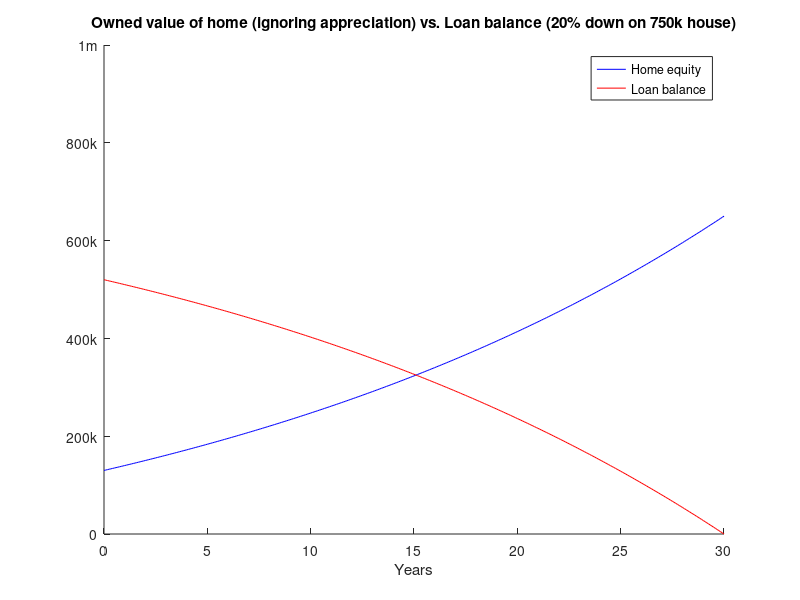

Recreate this plot in MATLAB. (Note: this script raises an error after producing the figure.)
%% Down payment analyzer
clc; clear; close all;

% This script determines how much value there is in putting a down payment
% on a home. Factors to consider include the home price, the down payment
% percentage, and how much value that down payment would accrue if instead
% we were to rent and let the down payment sit in the trust. For this
% analysis, I am using market values for interest rates (3.5APR), property 
% taxes in Nashville, average homeowners insurance, assumed 4% annual 
% housing market appreciation, and 7% annual trust appreciation. I am
% assuming that the trust appreciation accounts for investment taxes and
% financial managment fees. 

% Furthermore, I am assuming that the difference between monthly costs for
% owning (total mortgage payment, HO insurance, property taxes, etc.) and
% the monthly cost for renting (rent) is reinvested into the market
% (trust). I am also assuming that there is a 6% realtor fee that we pay
% up-front. From this analysis, it appears that renting is actually most
% cost-effective in the short-term (planning to sell within 10y). If
% buying, it is most cost effective to put as little down as possible. 
% For any down payment value, home ownership is cost effective over the 
% renting/investing strategy in the long term.

% This analysis is done for a house price of 750k, but the same takeaways
% hold for other house prices.


%% Script options

plot_mortgage = true;
plot_ownership_value = true;
plot_renting_value = true;
plot_difference = true;



%% Define variables

dps = [0.05, .1, .15, .2, .25];  % down payment percentages to consider
iter = 1;
for dp = dps
    a = 1.07;   % annual housing appreciation (to be compounded monthly)
    p = 650000; % house price
    d = p*dp;   % down payment amount
    f = 1.035;  % annual mortgage interest
    b = 1.08;   % annual trust appreciation
    r = 2300;   % monthly rent
    h = 0.03155 / 4;   % annual property taxes (3.155% on 25% of appraisal)
    N = 360;    % months in mortgage schedule
    z = 1200;    % misc monthly fees (homeowners insurance, lending fees, etc)
    

    %% Compute monthly mortgage payment

    m = p - d; % principle mortgage loan
    f_m = (f-1)/12; % monthly mortgage rate
    g = m * f_m*(1+f_m)^N / ((1+f_m)^N - 1); % monthly payment
    monthly_payment = g + h/12*p + z;
    str = ['Monthly payment when down payment is ' num2str(dp) ' is: ' num2str(monthly_payment)];
    disp(str);

    %% Compute mortgage ammortization schedule, equity, and loan balance

    loan_balance(1) = m;
    equity(1) = d;
    interest(1) = 0;

    for n = 1:N
        interest(n+1) = loan_balance(n)*(f_m);
        principle = g - interest(n+1);
        equity(n+1) = equity(n) + principle;
        loan_balance(n+1) = loan_balance(n) - principle;
    end

    if plot_mortgage && dp == 0.2
        figure;
        title('Owned value of home (ignoring appreciation) vs. Loan balance (20% down on 750k house)');
        hold on;
        plot((0:N)/12,equity,'-b');
        plot((0:N)/12,loan_balance,'-r');
        legend('Home equity', 'Loan balance');
        xlabel('Years');
        axis([0,30,0,1000000]);
        yticks([0,200000,400000,600000,800000,1000000]);
        yticklabels({'0','200k','400k','600k','800k','1m'});
        snapnow;
    end

    %% Compute value of ownership

    home_value(1) = p;
    owned_value(1) = d;
    fees(1) = 0;
    total_value(1) = d;
    for n = 1:N
        home_value(n+1) = home_value(n) * (1+(a-1)/12);
        owned_value(n+1) = (equity(n+1)/p) * home_value(n+1); % home value x amount owned
        fees(n+1) = fees(n) + z + interest(n+1);
        if mod(n,12) == 0
            fees(n+1) = fees(n+1) + h*home_value(n+1);
        end
        total_value(n+1) = owned_value(n+1) - fees(n+1);
    end

    if plot_ownership_value && dp == 0.2
        figure;
        title('Value analysis of owning a home (20% down on 750k house)');
        hold on;
        plot((0:N)/12,total_value,'-b');
        plot((0:N)/12,owned_value,'-g');
        plot((0:N)/12,fees,'-r');
        legend('Net value (Ownership)','Owned Home value', 'Taxes, fees and interest paid ');
        xlabel('Years');
        axis([0,30,0,3000000]);
        snapnow;
%         yticks([0,200000,400000,600000,800000,1000000]);
%         yticklabels({'0','200k','400k','600k','800k','1m'});
    end

    %% Compute value of renting / investing down payment

    trust_value(1) = d;
    rent(1) = r;
    rent_value(1) = d-r;

    for n = 1:N
        trust_value(n+1) = trust_value(n) * (1 + (b-1)/12) + (g+z+h/12*home_value(n+1)-r);
        rent(n+1) = rent(n) + r;
        rent_value(n+1) = trust_value(n+1)-rent(n+1);
    end

    if plot_renting_value && dp == 0.2
        figure;
        title('Value analysis of renting and keeping down payment in trust (20% down on 750k house)');
        hold on;
        plot((0:N)/12,rent_value,'-b');
        plot((0:N)/12,trust_value,'-g');
        plot((0:N)/12,rent,'-r');
        legend('Net value (Renting)','Trust value', 'Rent paid');
        xlabel('Years');
        axis([0,30,0,3000000]);
        snapnow;
%         yticks([0,200000,400000,600000,800000,1000000]);
%         yticklabels({'0','200k','400k','600k','800k','1m'});
    end
    %% Compare Owning vs. Renting/Investing
    value_diff{iter} = total_value-rent_value;
    iter = iter+1;
    
end

if plot_difference
    figure;
    title('Net Earnings When Owning Instead of Renting for different down payment percentages');
    xlabel('Years');
    hold on;
    for i = 1:numel(dps)
        values{i} = num2str(dps(i));
        plot((0:N)/12,value_diff{i});
    end
    values{numel(dps)+1} = 'Net equal';
    plot([0,30],[0,0],'--k');
    legend(values{:});
    snapnow;
end








